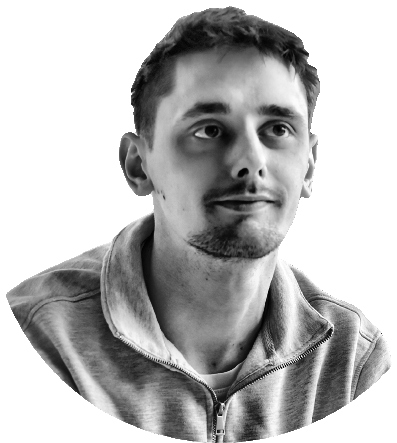
#> input picture data/portrait-prepped.png, 397 x 443 px
$ python make_ascii_svg.py
#> lines starting #> are read from the running program, lines starting #| are printed output that depends on the picture; after the words box and inside, x2 and y2 are one past the last pixel; in counts of white or black regions, pixels touching at a corner belong together
### scripts/_svg.py
"""Shared look for the profile SVGs: one dark "terminal window" style."""

import re
from pathlib import Path
from xml.sax.saxutils import escape

FONT = "ui-monospace, SFMono-Regular, 'SF Mono', Menlo, Consolas, 'Liberation Mono', 'DejaVu Sans Mono', monospace"

BG = "#0d1117"
BAR = "#161b22"
BORDER = "#30363d"
FG = "#c9d1d9"
MUTED = "#8b949e"
GREEN = "#39d353"
BLUE = "#58a6ff"
DOTS = ("#ff5f56", "#ffbd2e", "#27c93f")

TITLE_H = 30


def window(width: float, height: float, title: str, scale: float = 1.0) -> str:
    """Rounded panel + macOS-style title bar. Content starts at y = TITLE_H * scale.

    `scale` > 1 enlarges the chrome for an SVG that the README displays smaller than its
    viewBox, so every window bar looks the same size on the profile.
    """
    w, h = width / scale, height / scale
    dots = "".join(
        f'<circle cx="{18 + i * 18}" cy="{TITLE_H / 2}" r="5.5" fill="{c}"/>' for i, c in enumerate(DOTS)
    )
    return (
        f'<g transform="scale({scale:g})">'
        f'<rect x="0.5" y="0.5" width="{w - 1:g}" height="{h - 1:g}" rx="10" fill="{BG}" stroke="{BORDER}"/>'
        f'<path d="M0.5 {TITLE_H}V10.5a10 10 0 0 1 10-10h{w - 21:g}a10 10 0 0 1 10 10V{TITLE_H}Z" fill="{BAR}"/>'
        f'<line x1="0.5" y1="{TITLE_H}" x2="{w - 0.5:g}" y2="{TITLE_H}" stroke="{BORDER}"/>'
        f"{dots}"
        f'<text x="{w / 2:g}" y="{TITLE_H / 2 + 4}" text-anchor="middle" font-size="12" fill="{MUTED}">{escape(title)}</text>'
        "</g>"
    )


def svg_doc(width: float, height: float, body: str, style: str = "", label: str = "") -> str:
    label = escape(label, {'"': "&quot;"})
    return (
        f'<svg xmlns="http://www.w3.org/2000/svg" width="{width}" height="{height}" '
        f'viewBox="0 0 {width} {height}" font-family="{FONT}" role="img" aria-label="{label}">'
        f"<style>{style}@media (prefers-reduced-motion: reduce){{*{{animation:none!important}}}}</style>"
        f"{body}</svg>\n"
    )


MONTHS_SHORT = ["janv.", "févr.", "mars", "avr.", "mai", "juin", "juil.", "août", "sept.", "oct.", "nov.", "déc."]


# [4 lines left out: function fr_date, not called in this run]


def fr_number(n: float, decimals: int = 0) -> str:
    """French formatting: narrow no-break space for thousands, comma for decimals."""
    return f"{n:,.{decimals}f}".replace(",", "\u202f").replace(".", ",")


# [6 lines left out: function height_beside, not called in this run]

### scripts/make_ascii_svg.py
"""Turn data/portrait-prepped.png into a monochrome ASCII portrait that types itself in.

Each row is revealed by a left-to-right clip wipe (SMIL) with a small block cursor riding
the edge, staggered top to bottom. It prints once and freezes - no loop.

STATIC=1 writes the final frame only (handy for previews).
"""

from __future__ import annotations

import os
from pathlib import Path
from xml.sax.saxutils import escape

import numpy as np
from PIL import Image

from _svg import BLUE, FG, GREEN, TITLE_H, svg_doc, window

ROOT = Path(__file__).resolve().parent.parent
SRC = ROOT / "data" / "portrait-prepped.png"
OUT = ROOT / "assets" / "lucas-ascii.svg"
STATIC = os.environ.get("STATIC") == "1"

RAMP = " .`:-=+*cs#%@"  # bright (sparse) -> dark (dense)
#       ^ leading space keeps the background empty

COLS, ROWS = 96, 54
# Head-and-shoulders framing (left, top, right, bottom as fractions of the prepped photo):
# a tight crop gives the face enough characters for eyes, nose and beard to read.
CROP = (0.22, 0.0, 0.90, 0.66)
W = 600
DISPLAY_W = 370  # width the README shows it at
CHROME = W / DISPLAY_W  # scale the title bar to match the other panels on screen
PAD = 18
CW = (W - 2 * PAD) / COLS  # char cell width
LH = CW * 2.0  # monospace glyphs are ~2x taller than wide
TOP = TITLE_H * CHROME + PAD
# Prompt line under the portrait, sized in on-screen px then scaled like the chrome.
PROMPT = ("lucas@github", ":~ $ whoami  ", "Lucas Labonde")
PROMPT_FONT = 11.5 * CHROME
PROMPT_Y = TOP + ROWS * LH + 20 * CHROME
H = round(PROMPT_Y + 12 * CHROME)

ROW_STAGGER = 0.045  # s between two rows starting
ROW_DUR = 0.32  # s for one row to print
TYPE_DUR = 0.9  # s to type the prompt line


def to_grid(img: Image.Image) -> list[str]:
    """Fit the subject into COLS x ROWS cells and map brightness to glyphs."""
    gray = np.asarray(img.getchannel("L"), np.float32) / 255
    alpha = np.asarray(img.getchannel("A"), np.float32) / 255
    h, w = gray.shape

    # Letterbox into the grid's aspect (cells are 1:2), anchored to the bottom.
    target = COLS * CW / (ROWS * LH)
    if w / h > target:
        pad_h = int(w / target) - h
        gray = np.pad(gray, ((pad_h, 0), (0, 0)))
        alpha = np.pad(alpha, ((pad_h, 0), (0, 0)))
    else:
        pad_w = int(h * target) - w
        gray = np.pad(gray, ((0, 0), (pad_w // 2, pad_w - pad_w // 2)))
        alpha = np.pad(alpha, ((0, 0), (pad_w // 2, pad_w - pad_w // 2)))

    def shrink(a: np.ndarray) -> np.ndarray:
        return np.asarray(Image.fromarray((a * 255).astype(np.uint8)).resize((COLS, ROWS), Image.LANCZOS),
                          np.float32) / 255

    g, a = shrink(gray), shrink(alpha)
    lo, hi = np.percentile(g[a > 0.5], [3, 99])
    g = np.clip((g - lo) / max(hi - lo, 1e-6), 0, 1)
    # Ink = darkness, like pencil on paper: hair, brows and eyes print dense,
    # highlights and the removed background fall back to spaces.
    ink = (1 - g) * np.clip((a - 0.25) / 0.5, 0, 1)
    idx = np.clip((ink * (len(RAMP) - 1)).round().astype(int), 0, len(RAMP) - 1)
    return ["".join(RAMP[i] for i in row) for row in idx]


def nbsp(row: str) -> str:
    # Non-breaking spaces survive SVG whitespace collapsing in every renderer.
    return escape(row).replace(" ", "\u00a0")


def main() -> None:
    src = Image.open(SRC).convert("LA")
#> src is the input picture: PIL image 397x443 LA; mean R, G, B, A 145.8, 145.8, 145.8, 137.4
    w, h = src.size
#> w = 397; h = 443
    rows = to_grid(src.crop((round(CROP[0] * w), round(CROP[1] * h), round(CROP[2] * w), round(CROP[3] * h))))
#> in to_grid, `gray = np.asarray(img.getchannel("L"), np.float32) / 255`:
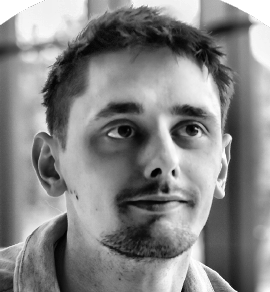
#> gray: shape (292, 270) float32; min 0.00392, max 1, mean 0.521
#> in to_grid, `alpha = np.asarray(img.getchannel("A"), np.float32) / 255`:
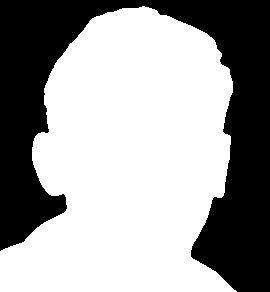
#> alpha: shape (292, 270) float32; values 0 (black) and 1 (white), 62% white; 1 black region, box (x1, y1, x2, y2) and area: (0, 0, 270, 292) 29955
#> in to_grid, `gray = np.pad(gray, ((pad_h, 0), (0, 0)))`:
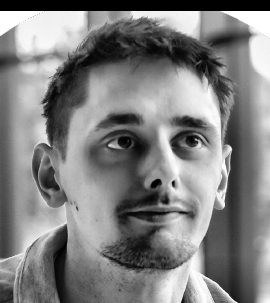
#> gray: shape (303, 270) float32; min 0, max 1, mean 0.502
#> in to_grid, `alpha = np.pad(alpha, ((pad_h, 0), (0, 0)))`:
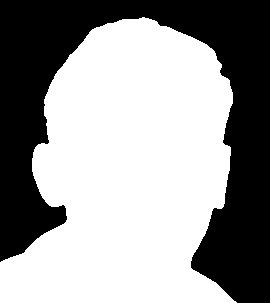
#> alpha: shape (303, 270) float32; values 0 (black) and 1 (white), 59.8% white; 1 black region, box (x1, y1, x2, y2) and area: (0, 0, 270, 303) 32925
#> in shrink, `return np.asarray(Image.fromarray((a * 255).astype(np.uint8)).resize((..`:
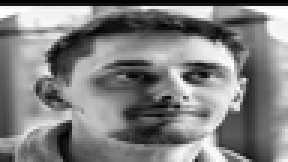
#> returned value: shape (54, 96) float32 (shown 3 times larger); min 0, max 1, mean 0.502
#> in shrink (call 2), `return np.asarray(Image.fromarray((a * 255).astype(np.uint8)).resize((..`:
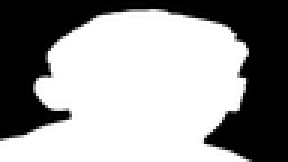
#> returned value: shape (54, 96) float32 (shown 3 times larger); min 0, max 1, mean 0.598
#> in to_grid, `lo, hi = np.percentile(g[a > 0.5], [3, 99])`: lo = 0.0745; hi = 0.961
#> in to_grid, `ink = (1 - g) * np.clip((a - 0.25) / 0.5, 0, 1)`:
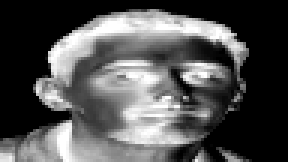
#> ink: shape (54, 96) float32 (shown 3 times larger); min 0, max 1, mean 0.324
#> rows = 54 items
    inner = W - 2 * PAD
    font = CW / 0.6

    defs, text, cursors = [], [], []
    printed = 0
    for i, row in enumerate(rows):
        if not row.strip():
            continue
        y = TOP + i * LH
        attrs = (f'x="{PAD}" y="{y + LH * 0.78:.2f}" textLength="{inner}" lengthAdjust="spacing"')
        if STATIC:
            text.append(f"<text {attrs}>{nbsp(row)}</text>")
            continue
        t = printed * ROW_STAGGER
        printed += 1
        # Wipe only across the row's ink, so the cursor never crawls through empty space.
        x0 = PAD + (len(row) - len(row.lstrip())) * CW
        span = len(row.strip()) * CW
        defs.append(
            f'<clipPath id="r{i}"><rect x="{x0:.2f}" y="{y:.2f}" width="0" height="{LH + 0.5:.2f}">'
            f'<animate attributeName="width" from="0" to="{span:.2f}" begin="{t:.3f}s" dur="{ROW_DUR}s" fill="freeze"/>'
            f"</rect></clipPath>"
        )
        text.append(f'<text clip-path="url(#r{i})" {attrs}>{nbsp(row)}</text>')
        cursors.append(
            f'<rect x="{x0:.2f}" y="{y + 1:.2f}" width="{CW:.2f}" height="{LH - 2:.2f}" fill="{GREEN}" opacity="0">'
            f'<set attributeName="opacity" to="1" begin="{t:.3f}s"/>'
            f'<animate attributeName="x" from="{x0:.2f}" to="{x0 + span:.2f}" begin="{t:.3f}s" dur="{ROW_DUR}s" fill="freeze"/>'
            f'<set attributeName="opacity" to="0" begin="{t + ROW_DUR:.3f}s"/>'
            f"</rect>"
        )
#> this loop made 54 passes
#> (y, t, x0, span) on passes 4 to 15: (101.9, 0, 264.8, 76.38), (113.6, 0.045, 229.5, 135.1), (125.4, 0.09, 206, 188), (137.1, 0.135, 194.2, 229.1), (148.9, 0.18, 188.4, 258.5), (160.6, 0.225, 176.6, 287.9), (172.4, 0.27, 164.9, 305.5), (184.1, 0.315, 159, 317.2), (195.9, 0.36, 147.2, 334.9), (207.6, 0.405, 135.5, 346.6), (219.4, 0.45, 129.6, 358.4), (231.1, 0.495, 123.8, 376)
#> after the loop, cursors = 51 items; defs = 51 items; printed = 51; text = 51 items

    # Prompt: typed once the portrait is done, then a blinking block cursor.
    # textLength pins its width, so the cursor lands right after it in any monospace font.
    n = sum(len(part) for part in PROMPT)
    prompt_w = n * PROMPT_FONT * 0.6
    user, mid, name = (escape(part) for part in PROMPT)
    clip = "" if STATIC else ' clip-path="url(#prompt)"'
    prompt = (
        f'<text x="{PAD}" y="{PROMPT_Y:.2f}" font-size="{PROMPT_FONT:.2f}" textLength="{prompt_w:.2f}" '
        f'lengthAdjust="spacing"{clip}>'
        f'<tspan fill="{GREEN}">{user}</tspan><tspan fill="{BLUE}">{mid}</tspan>'
        f'<tspan fill="{FG}" font-weight="700">{name}</tspan></text>'
    )
    cx, cy = PAD + prompt_w + PROMPT_FONT * 0.3, PROMPT_Y - PROMPT_FONT * 0.8
    cursor = f'<rect x="{cx:.2f}" y="{cy:.2f}" width="{PROMPT_FONT * 0.55:.2f}" height="{PROMPT_FONT:.2f}" fill="{FG}"'
    if STATIC:
        cursor += "/>"
    else:
        t = printed * ROW_STAGGER + ROW_DUR
#> t = 2.61
        steps = ";".join(f"{i / n * (prompt_w + 2):.1f}" for i in range(n + 1))
        defs.append(
            f'<clipPath id="prompt"><rect x="{PAD}" y="{cy - 4:.2f}" width="0" height="{PROMPT_FONT * 1.6:.2f}">'
            f'<animate attributeName="width" values="{steps}" calcMode="discrete" begin="{t:.3f}s" '
            f'dur="{TYPE_DUR}s" fill="freeze"/>'
            f"</rect></clipPath>"
        )
        cursor += (
            f' opacity="0"><animate attributeName="opacity" values="1;1;0;0" keyTimes="0;.5;.5;1" dur="1.1s" '
            f'begin="{t + TYPE_DUR:.3f}s" repeatCount="indefinite"/></rect>'
        )

    body = (
        window(W, H, "lucas@github: ~/portrait.txt", CHROME)
        + (f"<defs>{''.join(defs)}</defs>" if defs else "")
        + f'<g fill="{FG}" font-size="{font:.2f}">{"".join(text)}</g>'
        + "".join(cursors)
        + prompt
        + cursor
    )
    OUT.parent.mkdir(parents=True, exist_ok=True)
    OUT.write_text(svg_doc(W, H, body, label="Portrait ASCII de Lucas"), encoding="utf-8")
    print(f"{COLS}x{ROWS} chars, {W}x{H} -> {OUT.relative_to(ROOT)}")


if __name__ == "__main__":
    main()
